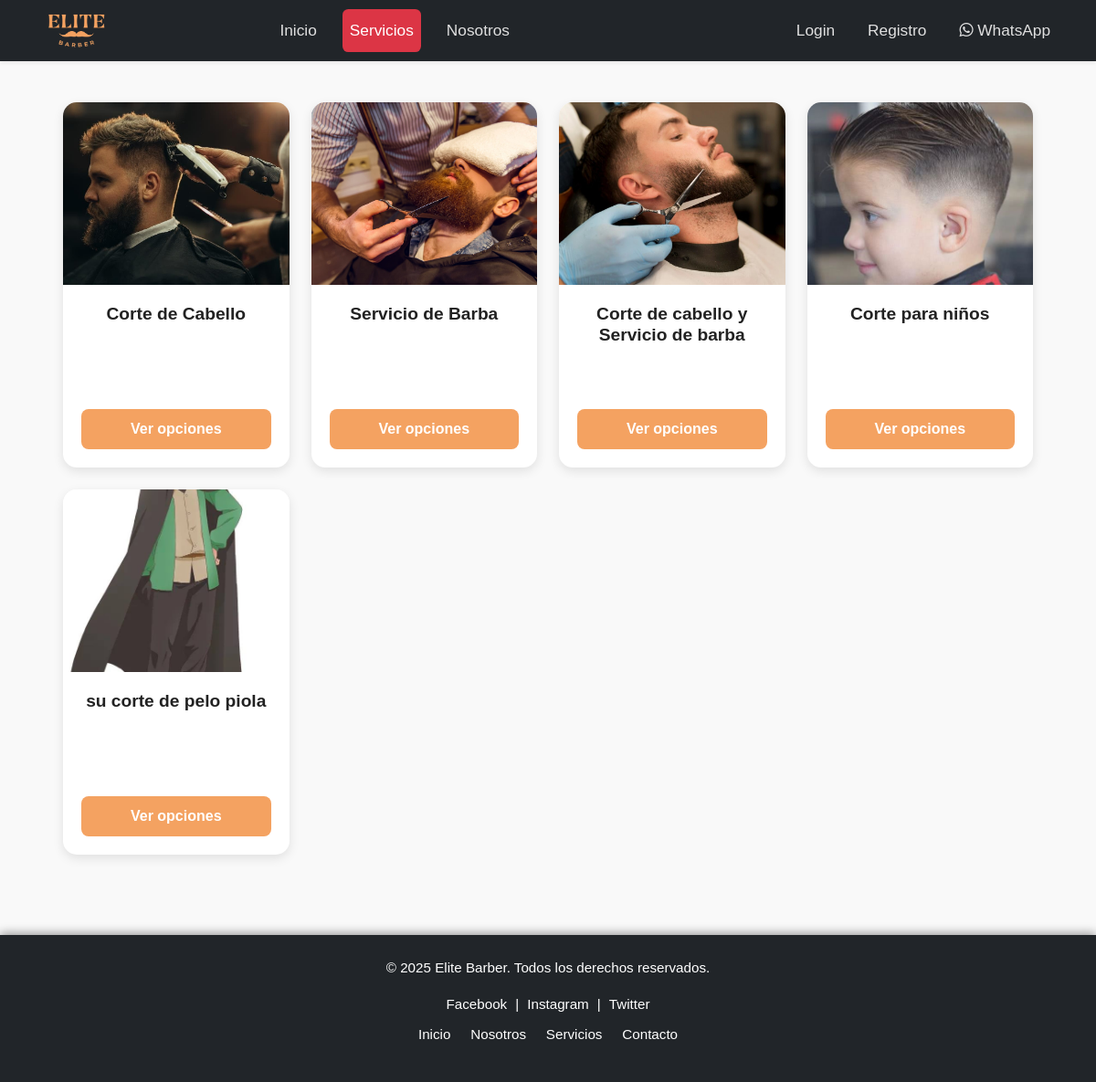
Page /servicios/ on the earlier database version.
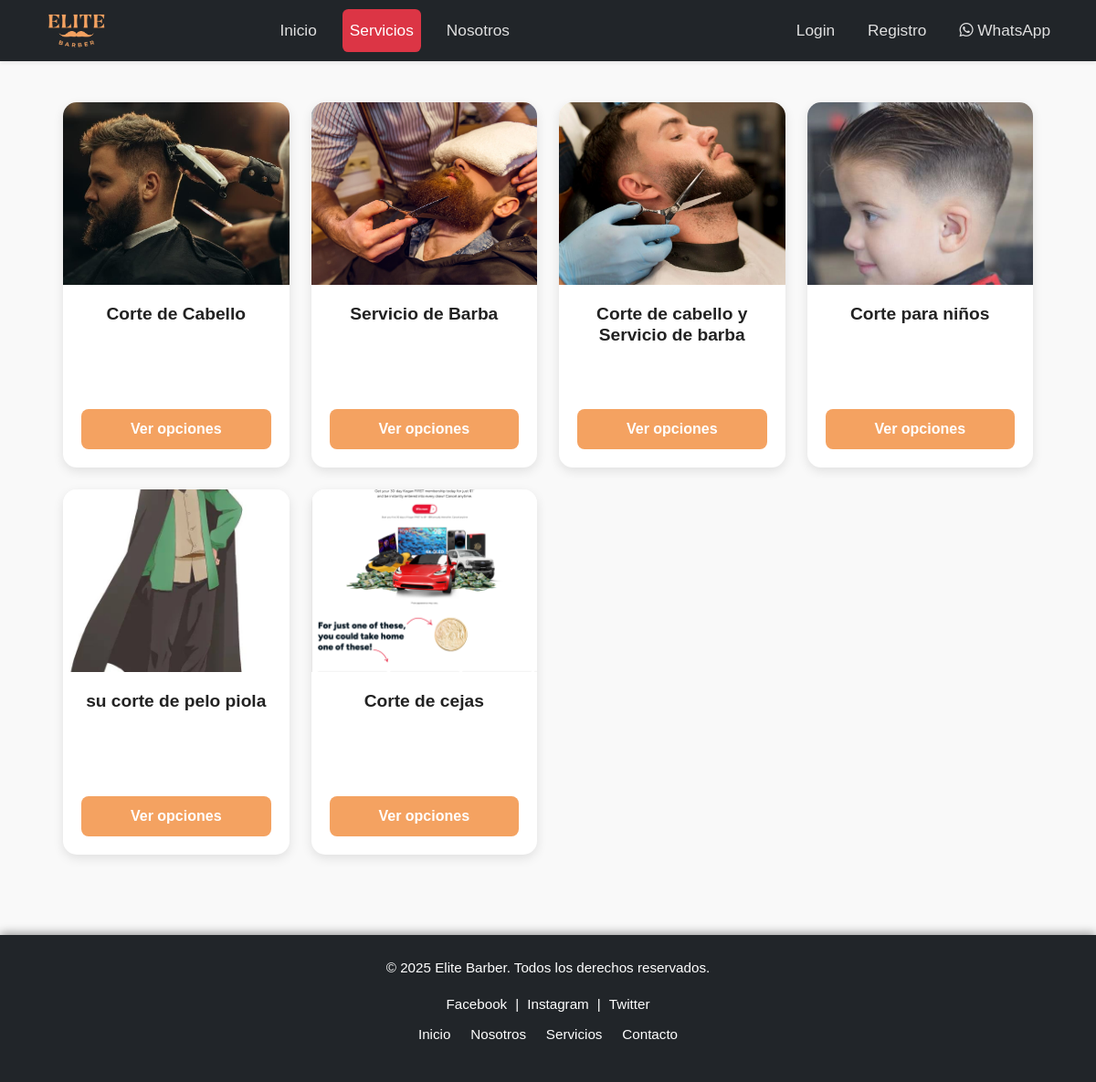
Same page on the later database version.
### gestion3/models.py (models this page shows, shortened)
class SubServicio(models.Model):
    id_subservicio = models.AutoField(primary_key=True)
    nombre_servicio = models.CharField(max_length=100)
    imagenes = models.ImageField(upload_to='subservicios/', null=True, blank=True)

### gestion3/views.py (the view)
# urls.py: path('servicios/', views.servicios, name='servicios'),
def servicios(request):
    subservicios = SubServicio.objects.all()
    return render(request, 'gestion3/servicios.html', {'subservicios': subservicios})

### gestion3/context_processors.py (called while the page is built)
def tipo_usuario_context(request):
    tipo_usuario = None
    if request.session.get('usuario_id'):
        try:
            usuario = Usuario.objects.get(id_usuario=request.session['usuario_id'])
            tipo_usuario = usuario.id_tipo_usuario.tipo
        except Usuario.DoesNotExist:
            pass
    return {'tipo_usuario': tipo_usuario}

### gestion3/templates/gestion3/servicios.html (shortened to what this page needs)
{% load static %}
<!DOCTYPE html>
<html lang="es">
<head>
    <link href="https://cdn.jsdelivr.net/npm/bootstrap@5.3.0/dist/css/bootstrap.min.css" rel="stylesheet" />
    <link rel="stylesheet" href="{% static 'gestion3/css/servicios.css' %}" />
</head>
<body>
    {% include 'gestion3/nav.html' %}
<main class="container my-5">
  <div class="row row-cols-1 row-cols-md-2 row-cols-lg-4 g-4 servicios-container">
    {% for subservicio in subservicios %}
    <div class="col servicio">
      <div class="card h-100 text-center">
        {% if subservicio.imagenes %}
          <img src="{{ subservicio.imagenes.url }}" class="card-img-top" alt="{{ subservicio.nombre_servicio }}" />
        {% else %}
          <img src="{% static 'gestion3/images/afeitados.jpg' %}" class="card-img-top" alt="Imagen por defecto" />
        {% endif %}
        <div class="card-body">
          <h5 class="card-title">{{ subservicio.nombre_servicio }}</h5>
          <a href="{% url 'barbero' subservicio.id_subservicio %}" class="btn btn-primary">Ver opciones</a>
        </div>
      </div>
    </div>
    {% endfor %}
  </div>
</main>
     {% include 'gestion3/footer.html' %}
</body>
</html>

### gestion3/templates/gestion3/nav.html (shortened to what this page needs)
{% load static %}
<!DOCTYPE html>
<html lang="es">
<head>
  <link rel="stylesheet" href="{% static 'gestion3/css/nav.css' %}" />
  <link rel="stylesheet" href="https://cdnjs.cloudflare.com/ajax/libs/font-awesome/6.4.0/css/all.min.css" />
</head>
<body>
<header>
  <nav class="navbar navbar-expand-lg navbar-dark bg-dark shadow-sm fixed-top custom-navbar">
    <div class="container">
      <a class="navbar-brand d-flex align-items-center" href="{% url 'menu' %}">
        <img src="{% static 'gestion3/images/logo.png' %}" alt="Elite Barber Logo" class="logo_menu me-2">
      </a>
      <div class="collapse navbar-collapse justify-content-between" id="navbarNavDropdown">
        <ul class="navbar-nav mx-auto gap-3">
          <li class="nav-item">
            <a class="nav-link{% if request.resolver_match.url_name == 'menu' %} active{% endif %}" href="{% url 'menu' %}">Inicio</a>
          </li>
          <li class="nav-item">
            <a class="nav-link{% if request.resolver_match.url_name == 'servicios' %} active{% endif %}" href="{% url 'servicios' %}">Servicios</a>
          </li>
          <li class="nav-item">
            <a class="nav-link{% if request.resolver_match.url_name == 'nosotros' %} active{% endif %}" href="{% url 'nosotros' %}">Nosotros</a>
          </li>
        </ul>
        <ul class="navbar-nav align-items-center gap-3 ms-auto">
          {% if request.session.usuario_id %}
            <li class="nav-item">
              <a class="nav-link" href="{% url 'perfil' %}">Perfil</a>
            </li>
            <li class="nav-item">
              <a class="nav-link" href="{% url 'logout' %}">Cerrar sesión</a>
            </li>
          {% else %}
            <li class="nav-item">
              <a class="nav-link" href="{% url 'login' %}">Login</a>
            </li>
            <li class="nav-item">
              <a class="nav-link" href="{% url 'registrate' %}">Registro</a>
            </li>
          {% endif %}
          <li class="nav-item">
            <a class="nav-link whatsapp-link" href="https://wa.me/56979459711" target="_blank">
              <i class="fab fa-whatsapp"></i> WhatsApp
            </a>
          </li>
        </ul>
      </div>
    </div>
  </nav>
</header>
</body>
</html>

### gestion3/templates/gestion3/footer.html
<footer class="text-center p-4 bg-dark text-white">
  <p>&copy; 2025 Elite Barber. Todos los derechos reservados.</p>
  <div class="footer-links mb-2">
    <a href="https://www.facebook.com" target="_blank" class="text-white">Facebook</a> |
    <a href="https://www.instagram.com" target="_blank" class="text-white">Instagram</a> |
    <a href="https://www.twitter.com" target="_blank" class="text-white">Twitter</a>
  </div>
  <nav>
    <ul class="list-inline">
      <li class="list-inline-item"><a href="{% url 'menu' %}" class="text-white">Inicio</a></li>
      <li class="list-inline-item"><a href="{% url 'nosotros' %}" class="text-white">Nosotros</a></li>
      <li class="list-inline-item"><a href="{% url 'servicios' %}" class="text-white">Servicios</a></li>
      <li class="list-inline-item"><a href="#contacto" class="text-white">Contacto</a></li>
    </ul>
  </nav>
</footer>

### gestion3/static/gestion3/css/servicios.css (style rules this page uses)
* { margin: 0; padding: 0; box-sizing: border-box; }
body { font-family: 'Arial', sans-serif; line-height: 1.6; color: #333; background-color: #f9f9f9; }
main { padding: 40px 20px; }
.servicios-container { max-width: 100%; margin: 0 auto; padding: 0 15px; }
.card { display: flex; flex-direction: column; justify-content: space-between; border: none; border-radius: 15px; box-shadow: 0 4px 12px rgba(0, 0, 0, 0.1); overflow: hidden; transition: transform 0.3s, box-shadow 0.3s; background-color: #fff; height: 100%; min-height: 400px; }
.card-img-top { width: 100%; height: 200px; object-fit: cover; }
.card-body { padding: 20px; display: flex; flex-direction: column; justify-content: space-between; flex-grow: 1; text-align: center; }
.card-title { font-size: 1.2rem; font-weight: bold; color: #222; margin-bottom: 10px; word-wrap: break-word; }
.btn-primary { background-color: #f4a261; border: none; font-weight: bold; color: #fff; padding: 10px 20px; transition: background-color 0.3s, transform 0.3s; border-radius: 8px; }
footer { background-color: #333; color: #fff; text-align: center; padding: 1.5rem 1rem; }
footer a { color: #fff; text-decoration: none; transition: color 0.3s; }

### gestion3/static/gestion3/css/nav.css (style rules this page uses)
.custom-navbar { transition: background 0.3s, box-shadow 0.3s; font-size: 1.08rem; z-index: 1050; padding-top: 0.4rem; padding-bottom: 0.4rem; }
.custom-navbar .navbar-brand { font-size: 1.35rem; display: flex; align-items: center; font-weight: bold; letter-spacing: 0.8px; color: #f8f9fa; }
.logo_menu { height: 44px; width: auto; border-radius: 8px; margin-right: 10px; }
.navbar-nav .nav-link { color: #e0e0e0; font-weight: 500; padding: 0.6rem 1rem; border-radius: 0.4rem; transition: all 0.2s; }
.navbar-nav .nav-link:hover, .navbar-nav .nav-link.active { background: #dc3545; color: #fff !important; }
footer { background-color: #111; color: #fff; text-align: center; padding: 1.5rem 1rem; font-size: 0.95rem; box-shadow: 0 -2px 10px rgba(0, 0, 0, 0.4); }
footer a { color: #f5f5f5; text-decoration: none; margin: 0 0.3rem; transition: color 0.3s ease; }
.navbar-nav.gap-3 { gap: 1.25rem !important; }
.whatsapp-link { color: #25D366; font-weight: 600; }

Differences in the rows shown:
added SubServicio: imagenes (picture), nombre_servicio "Corte de cejas"
